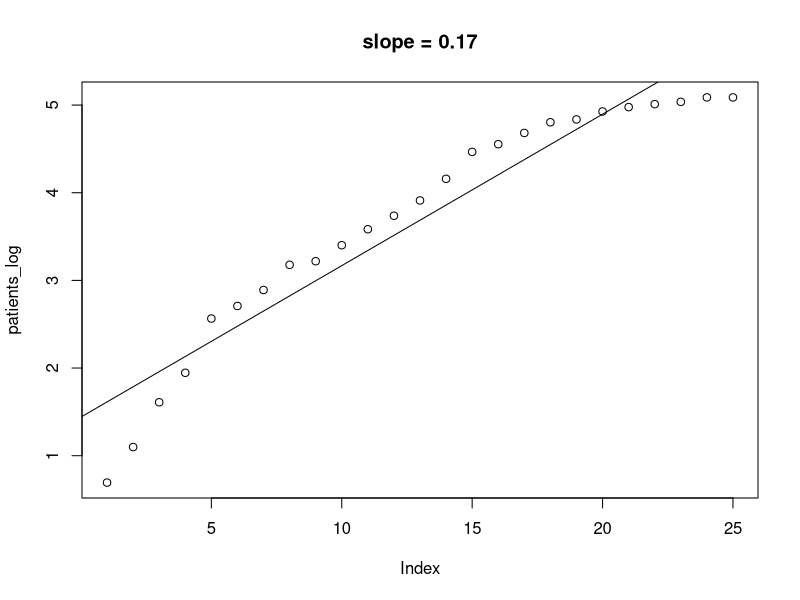
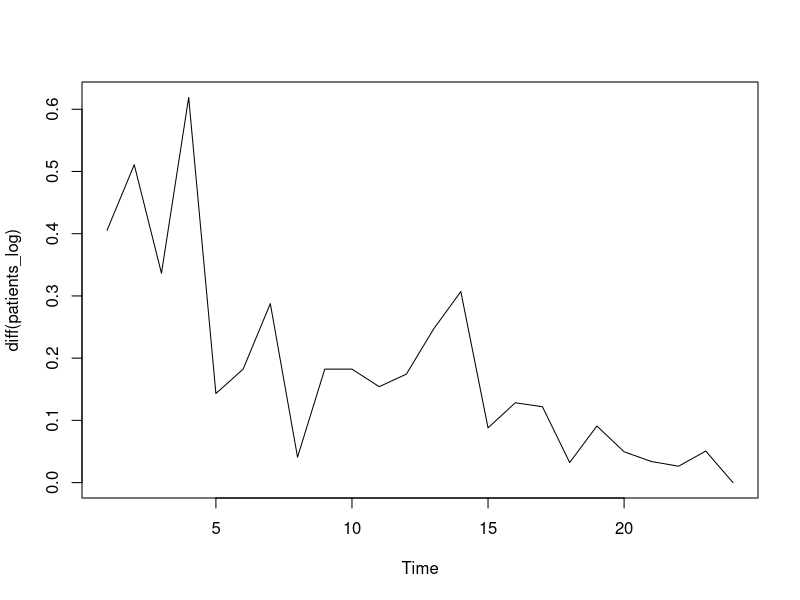

Reproduce these figures in R, in order.
start_index <- 1

d <- c(2,3,5,7,13,15,18,24,25,30,36,42,50,64,87,95,108,122,126,138,145,150,154,162,162)
d <- d[start_index:length(d)]
patients_log <- log(d)

x <- 1:length(patients_log)

df <- data.frame(cbind(patients_log, x))
names(df) <- c("y","x")
fit <- lm("y ~ x", df)

jpeg("./mers_patients_log.jpg",width=640,height=320)
plot(patients_log)
abline(fit)
title(paste0("slope = ", toString(round(fit$coefficients[2],2))))
dev.off()

jpeg("./mers_patients_log_diff.jpg")
ts.plot(diff(patients_log))
dev.off()
